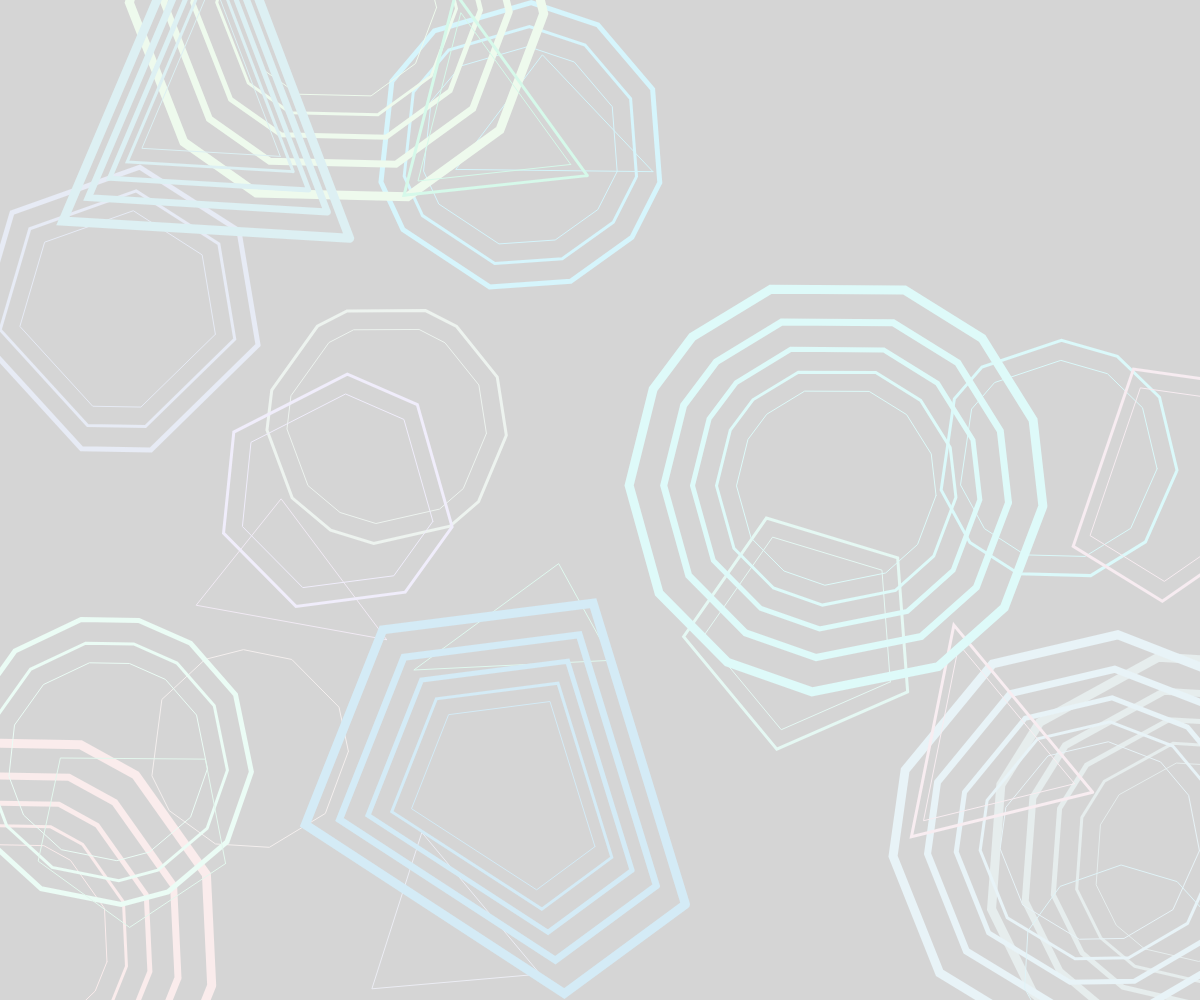
Frame 1 (no input)
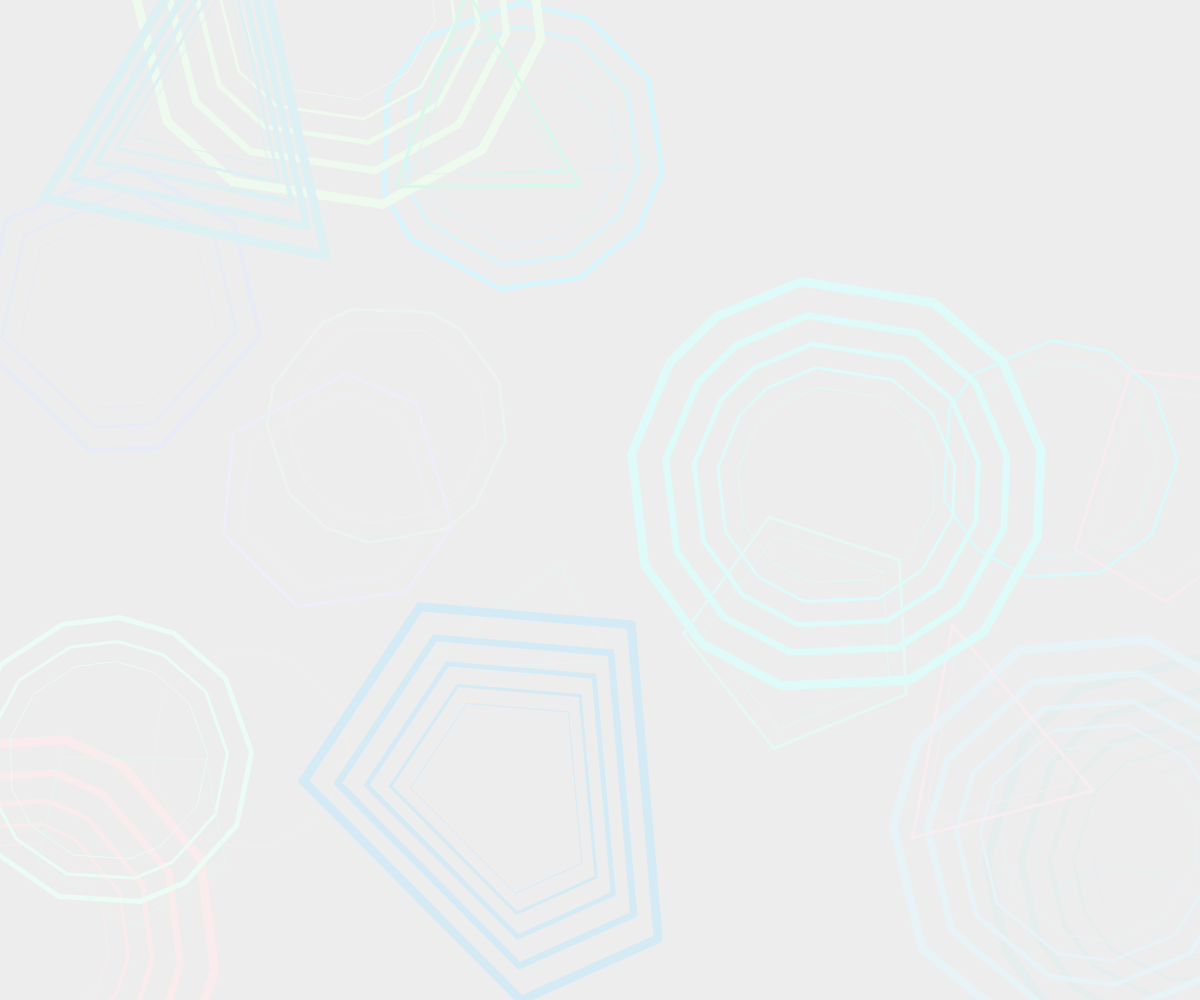
Frame 60 (no input)
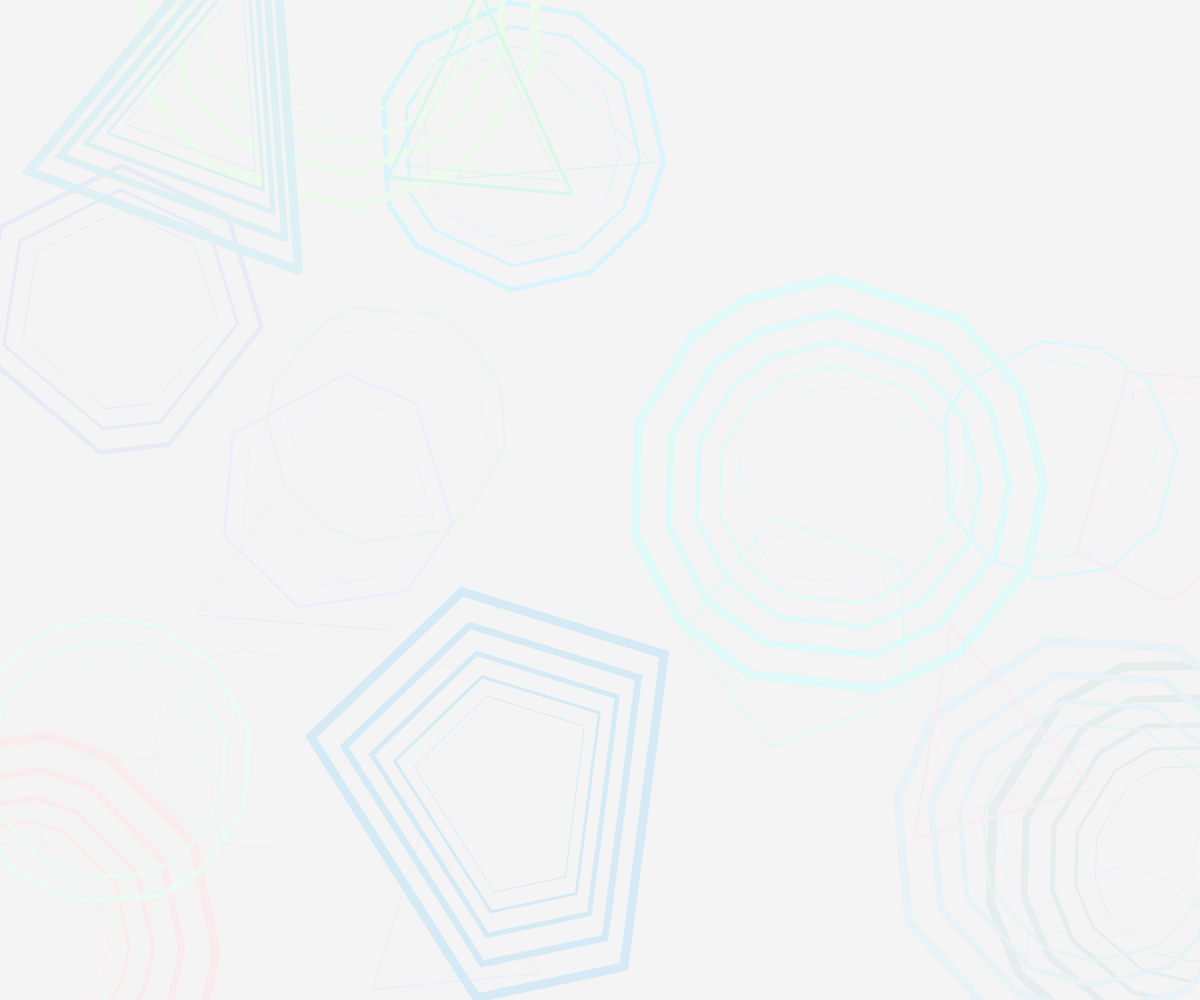
Frame 120 (the mouse pressed at the canvas centre since frame 60)

The p5.js sketch that drew these frames (run headless with seeded random() and noise() and a simulated clock; from frame 60 on, the mouse is pressed at the canvas centre):

// p5.js sketch
// ── sketch.js
var potencia;

var poligono;
var listaPoligonos = []
var cantidad;
var colors = [];
var textos = ['~\\','\|/','-\'','"-','^<','.*','+\''];
var primos = [3,5,7,11,13];
var mirrors = [1,2,3,5]
var fr = 24;
var blender = 213;
var paso = 0.4;
var maxspeed = 0.05;
var tamanioletra = 48;


function setup() {
  createCanvas(windowWidth, windowHeight);
  background(254,236,241);
  if (width*height < 480000)
  {
    cantidad = 11;
  }
  else
  {
    cantidad = 24
  }

  frameRate(fr);

  for (var i=0;i < cantidad;i++)
  {
    listaPoligonos.push(new drawPolygons(random(primos),random(width),random(height),frameCount / 1000*int(random(1,5)),color(random(212,252),random(234,252),random(234,252)),100,true,random(mirrors),random(textos)));
  }
  colors = [color(254,236,241),color(238,238,251),color(246,232,250)];
  potencia = 1.20;
}

function draw() {
  //background(254,236,241);
  //background(0);
  //background(248);


  if (blender >= 252)
  {

    paso = -paso;
  }
  if (blender <= 212)
  {
    paso = -paso;
  }
  background(blender);
  blender += paso;



  for (var i=0;i <listaPoligonos.length; i++)
  {
    push();
    translate(listaPoligonos[i].posx, listaPoligonos[i].posy);
    rotate(listaPoligonos[i].rotatevar);
    listaPoligonos[i].show();
    pop();
  }
}


function drawPolygons(n,posx,posy,rotatevar,colorcito,radius,randomFlag,mirror,textual="")
{
  if (n<3){
    return false;
  }
  this.radius = radius;
  this.posx = posx;
  this.posy = posy;
  this.rotatevar = rotatevar
  this.rotateAngle = random(-maxspeed,maxspeed);
  this.sep = 1.05;
  this.mir = mirror;
  this.texto = "";
  this.conTexto=false;
  if(textual!=""){
    this.conTexto=true;
    this.texto =textual;
  }

  this.rotationX = radians(random(1,360));
  this.rotationY = radians(random(1,360));

  this.colorcito = colorcito;

  this.aperture = 360/n;
  this.nnn = n;
  this.angles = []
  this.puntos = [];

  for (var i=0;i<this.nnn;i++)
    {

      randomAng = randomFlag ? random(0,this.aperture/2):0;
      this.angles[i] = i*(this.aperture)+randomAng;
      this.puntos[i] = [this.radius*cos(radians(this.angles[i])),this.radius*sin(radians(this.angles[i]))];
    }

  this.update = function() {

 }

  this.show = function()
  {
    stroke(this.colorcito);
    this.posx

    for(var k = 0; k < this.mir; k++)
    {
      strokeWeight(1);
      strokeWeight(1+(k*2));
      noFill();
      beginShape();
      //vertex(this.puntos[0][0]*Math.pow(potencia,k), this.puntos[this.nnn-1][1]*Math.pow(potencia,k));
      for (var i = 0; i < this.nnn;i++)
      {
        this.angles[i]+=this.rotateAngle;
        this.puntos[i] = [this.radius*cos(radians(this.angles[i])),this.radius*sin(radians(this.angles[i]))];

        vertex(this.puntos[i][0]*Math.pow(potencia,k), this.puntos[i][1]*Math.pow(potencia,k));
      }
      vertex(this.puntos[0][0]*Math.pow(potencia,k), this.puntos[0][1]*Math.pow(potencia,k));
      //vertex(this.puntos[1][0]*Math.pow(potencia,k), this.puntos[1][1]*Math.pow(potencia,k));
      endShape();
    }
    //textSize(tamanioletra);
    //textAlign(CENTER, CENTER);
    //strokeWeight(0);
    //fill(246,232,250);
    //text(this.texto, 0, 0);

  }
}


// ── style.css
html, body {
  margin: 0;
  padding: 0;
}
canvas {
  display: block;
}
